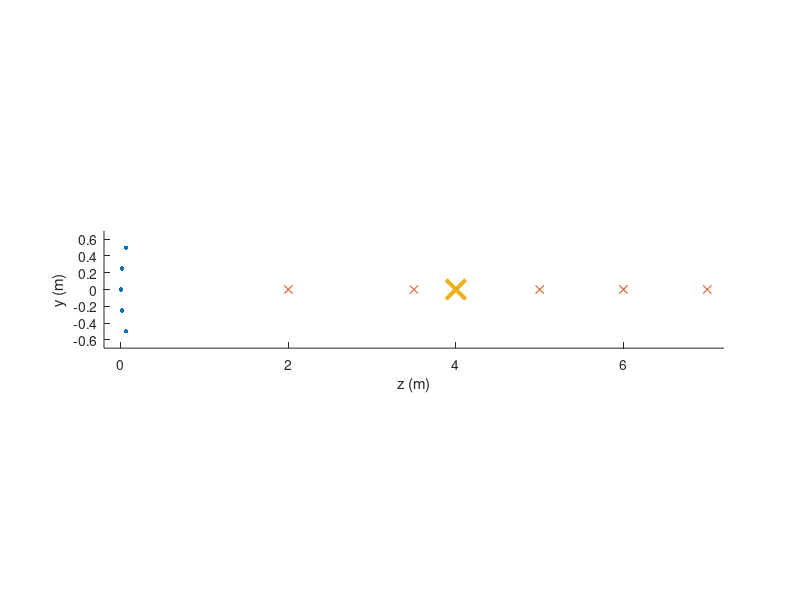

MATLAB code to generate this figure: (Note: this script raises an error after producing the figure.)

%% author Gilles Chardon, 2021

%% Bias of formulation II


% Array
M1 = 25;

[ya1, za1] = meshgrid(linspace(-0.5, 0.5, sqrt(M1)), linspace(-0.5, 0.5, sqrt(M1)));

% z coordinate of the unbiased source
XS0 = 4;

% z coordinates of the sources
XX = [2 3.5 4 5 6 7];

% z coordinates of the microphones
xx0 = (XS0 - sqrt(XS0^2 - 4 * (ya1(:).^2 + za1(:).^2)))/2;

Array = [xx0 , ya1(:), za1(:)];
    
%% Geometry, array and sources
figure

ya1 = linspace(-0.5, 0.5, sqrt(M1))';
xxa0 = (XS0 - sqrt(XS0^2 - 4 * (ya1(:).^2)))/2;

scatter(xxa0, ya1, 10, 'ok', 'filled')
hold on
scatter(XX, XX*0, 'xk')
scatter(XS0, 0, 200, 'xk', 'linewidth', 3)
axis image

xlim([-0.2, 7.2])
ylim([-0.7, 0.7])
xlabel('z (m)')
ylabel('y (m)')

%%
    
X00 = [0,0,0];
 
SNR = 0;
KK = 15:1:50;

He = KK * sqrt(2)/2/pi;



Z1= zeros(length(KK), 2);
Z2 = zeros(length(KK), 2);
Z3 = zeros(length(KK), 2);
Z4 = zeros(length(KK), 2);

bias1 = zeros(length(KK), length(XX));
bias2 = zeros(length(KK), length(XX));
bias3 = zeros(length(KK), length(XX));
bias4 = zeros(length(KK), length(XX));
biasest = zeros(length(KK), length(XX));


for narray = 1:length(XX)
    

for nk = 1:length(KK)

    XS = [XX(narray),0,0];

    
    X0 =X00;
    k = KK(nk);

a = dictionary(Array, XS, k);

a0 = dictionary(X0, XS, k);

sigs0 = a;


sigs = sigs0;

funB1  = @(x) - objB1cond([x 0], Array, X0, sigs, k);
funB2  = @(x) - objB2cond([x 0], Array, X0, sigs, k);
funB3  = @(x) - objB3cond([x 0], Array, X0, sigs, k);
funB4  = @(x) - objB4cond([x 0], Array, X0, sigs, k);

[Z1(nk, :), P1] = fminunc(funB1, XS(1:2));
[Z2(nk, :), P2] = fminunc(funB2, XS(1:2));
[Z3(nk, :), P3] = fminunc(funB3, XS(1:2));
[Z4(nk, :), P4] = fminunc(funB4, XS(1:2));


% approximated bias
Deltai = Array(:, 1) - XX(narray);
Delta0 =  - XX(narray);
Ri = sqrt( (Array(:, 1) - XX(narray)).^2 + Array(:, 2).^2 + Array(:, 3).^2);
R0 = XX(narray);

dd = - 2 * sum (Deltai./Ri.^2 - Delta0./R0.^2) / M1;
dd2 =  (sum(Deltai./Ri).^2/M1 - sum((Deltai./Ri).^2)) * k^2 / M1 * 2; 

biasest(nk, narray) = - dd/dd2;

end

bias1(:, narray) = Z1(:, 1) - XX(narray);
bias2(:, narray) = Z2(:, 1) - XX(narray);
bias3(:, narray) = Z3(:, 1) - XX(narray);
bias4(:, narray) = Z4(:, 1) - XX(narray);


end
%%
figure
hold on
plot(He, fliplr(bias2), 'linewidth', 2)
set(gca,'ColorOrderIndex',1)

plot(He, fliplr(biasest))

xlabel('He')
ylabel('bias (m)')

xlim([min(He) max(He)])
ylim([-0.3 0.5])


legend(compose("z_s = %.1f", fliplr(XX)))
